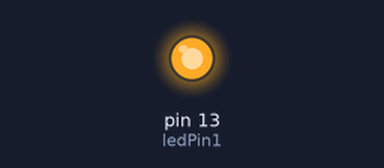
The sketch below on a simulated Arduino Uno, built with avr-gcc and run on an emulated ATmega328P. On the bench: output pins drawn as LEDs (lit = HIGH).

Above: at 0.5 s.
At 6.1 s:
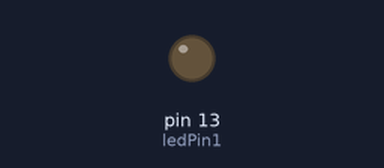
Timing chart, 0 to 7.6 s (numbered marks = the images above):
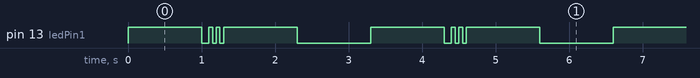

The sketch:

doctor.ino
```cpp
int ledPin1 = 13;

void setup() {

  pinMode(ledPin1, OUTPUT);

}
void loop() {

digitalWrite(LED_BUILTIN, HIGH);
  delay(1000);
  digitalWrite(LED_BUILTIN, LOW);
  delay(100);
  digitalWrite(LED_BUILTIN, HIGH);
  delay(50);
  digitalWrite(LED_BUILTIN, LOW);
  delay(50);
  digitalWrite(LED_BUILTIN, HIGH);
  delay(50);
  digitalWrite(LED_BUILTIN, LOW);
  delay(50);
  digitalWrite(LED_BUILTIN, HIGH);
  delay(1000);
  digitalWrite(LED_BUILTIN, LOW);
  delay(1000);
}
```

Measured:
- by itself, pin 13 (ledPin1): repeats every 3.3 s: LOW 0.10 s, 2 × (HIGH 0.05 s, LOW 0.05 s), HIGH 1.0 s, LOW 1.0 s, HIGH 1.0 s
- by itself, everything shown: repeats every 3.3 s, in 8 steps
